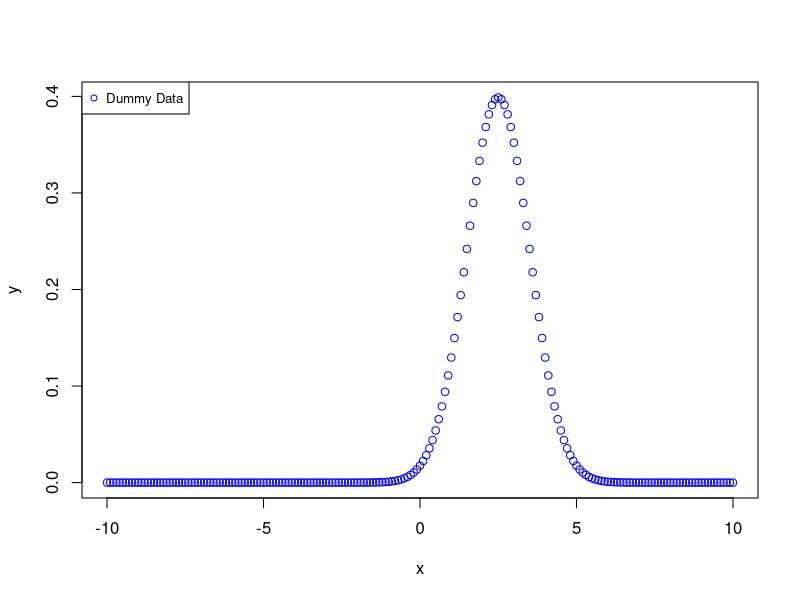

This figure's R source:
# Author: Sabb, Date: March 30, Purpose: To Generate Normal Distribution Plot for Dummy Data

# Generate Dummy Data
x <- seq(-10, 10, by = .1)

# Use dnorm() wiht some mean and standard deviation values
y <- dnorm(x, mean = 2.5, sd = 1)

# Plot x and y to generate plot for normal distribution curve
plot(x,y, col="blue")

# Add a legend
legend("topleft", legend=c("Dummy Data"), col=c("blue"), pch=1, cex=0.8)